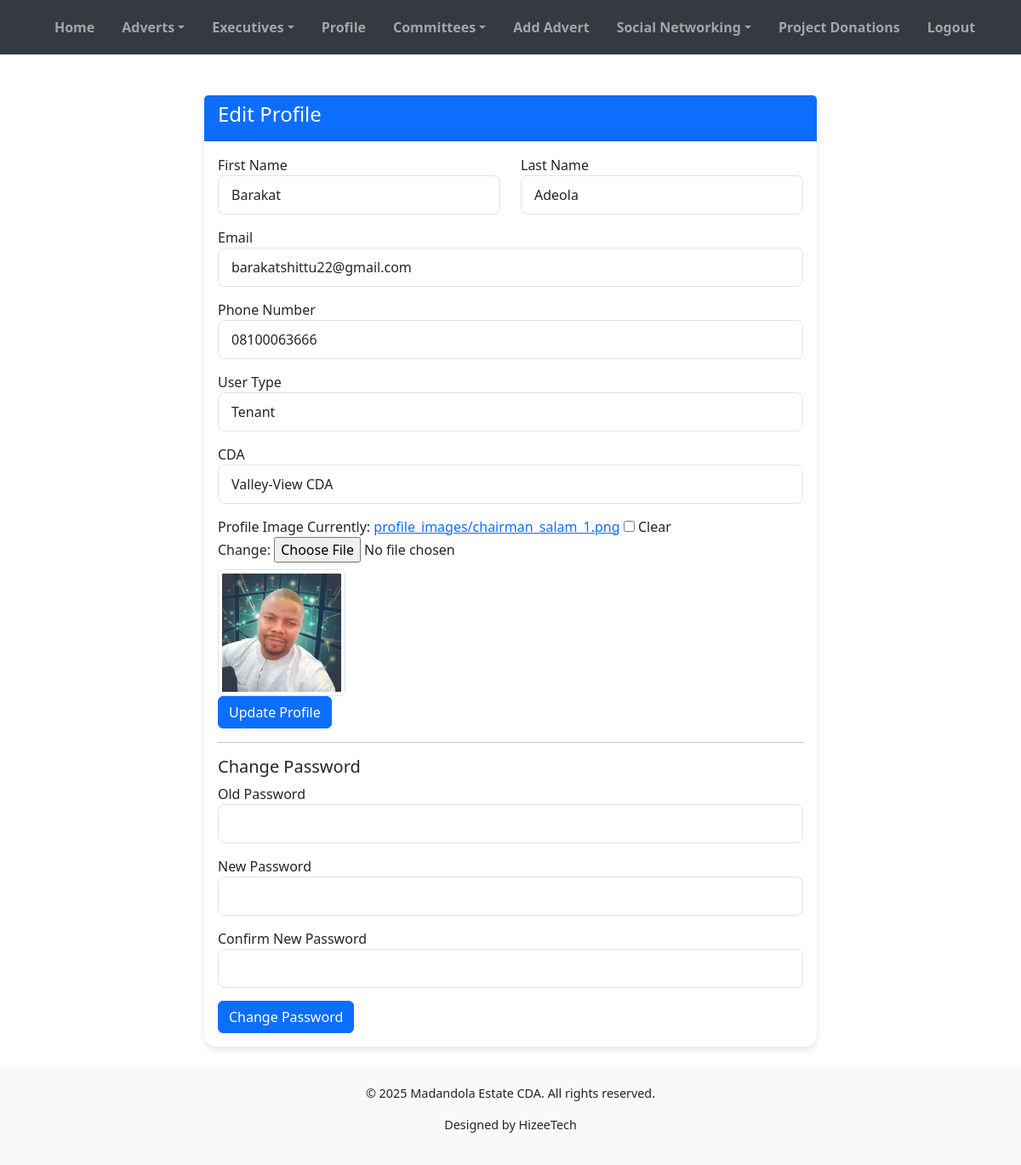
The app's page /profile/edit/ (signed in) with its own data.
### cda_app/models.py (models this page shows, shortened)
class CustomUser(AbstractUser):
    USER_TYPE_CHOICES = [
        ('landlord', 'Landlord'),
        ('tenant', 'Tenant'),
    ]
    phone_number = models.CharField(max_length=20, blank=True, null=True)
    user_type = models.CharField(max_length=10, choices=USER_TYPE_CHOICES, default='tenant')
    cda = models.CharField(max_length=100, blank=True, null=True)
    image = models.ImageField(upload_to='profile_images/', blank=True, null=True)
    is_approved = models.BooleanField(default=False)  # Add this field
    objects = UserManager()
    class Meta:
        verbose_name = 'User'
        verbose_name_plural = 'Users'

### cda_app/views.py (the view)
# urls.py: path('profile/edit/', views.edit_profile, name='edit_profile'),
@login_required
def edit_profile(request):
    if request.method == 'POST':
        if 'change_password' in request.POST:
            password_form = CustomPasswordChangeForm(request.user, request.POST)
            profile_form = CustomUserChangeForm(instance=request.user)
            if password_form.is_valid():
                password_form.save()
                messages.success(request, 'Your password was successfully updated!')
                return redirect('profile')
        else:
            profile_form = CustomUserChangeForm(request.POST, request.FILES, instance=request.user)
            password_form = CustomPasswordChangeForm(request.user)
            if profile_form.is_valid():
                profile_form.save()
                messages.success(request, 'Your profile was successfully updated!')
                return redirect('profile')
    else:
        profile_form = CustomUserChangeForm(instance=request.user)
        password_form = CustomPasswordChangeForm(request.user)
    return render(request, 'edit_profile.html', {
        'profile_form': profile_form,
        'password_form': password_form
    })

### cda_app/forms.py (shortened to what this page needs)
class CustomUserChangeForm(UserChangeForm):
    password = None  # Remove the password field from the form
    cda = forms.ModelChoiceField(
        queryset=CDA.objects.all(),
        required=False,
        widget=forms.Select(attrs={'class': 'form-control'})
    )
    class Meta:
        model = CustomUser
        fields = ('first_name', 'last_name', 'email', 'phone_number', 'user_type', 'cda', 'image')
        widgets = {
            'user_type': forms.Select(attrs={'class': 'form-control'}),
        }
    def __init__(self, *args, **kwargs):
        super().__init__(*args, **kwargs)
        if self.instance.cda:
            self.initial['cda'] = CDA.objects.filter(name=self.instance.cda).first()
        self.fields['image'].widget.attrs.update({'class': 'form-control-file'})
        self.fields['email'].widget.attrs.update({'class': 'form-control'})
        self.fields['first_name'].widget.attrs.update({'class': 'form-control'})
        self.fields['last_name'].widget.attrs.update({'class': 'form-control'})
        self.fields['phone_number'].widget.attrs.update({'class': 'form-control'})

class CustomPasswordChangeForm(PasswordChangeForm):
    def __init__(self, *args, **kwargs):
        super().__init__(*args, **kwargs)
        for field in self.fields:
            self.fields[field].widget.attrs.update({'class': 'form-control'})

### cda_app/context_processors.py (called while the page is built)
def committees(request):
    return {'committees': Committee.objects.all()}

def admin_counts(request):
    if request.user.is_authenticated and request.user.is_staff:
        return {
            'pending_users_count': User.objects.filter(is_active=False).count(),
            'pending_adverts_count': AdvertItem.objects.filter(is_approved=False).count(),
            'total_users_count': User.objects.count(),
        }
    return {}

### cda_app/models.py (called while the page is built)
    def __str__(self):
        return self.name

### templates/edit_profile.html (shortened to what this page needs)
{% extends 'base.html' %} {% block title %}Edit Profile{% endblock %} {% block content %}
<div class="container mt-4">
    <div class="row">
        <div class="col-md-8 offset-md-2">
            <div class="card">
                <div class="card-header bg-primary text-white">
                    <h4>Edit Profile</h4>
                </div>
                <div class="card-body">
                    <form method="post" enctype="multipart/form-data">
                        <div class="row">
                            <div class="col-md-6">
                                <div class="form-group">
                                    <label for="id_first_name">First Name</label> {{ profile_form.first_name }}
                                </div>
                            </div>
                            <div class="col-md-6">
                                <div class="form-group">
                                    <label for="id_last_name">Last Name</label> {{ profile_form.last_name }}
                                </div>
                            </div>
                        </div>
                        <div class="form-group">
                            <label for="id_email">Email</label> {{ profile_form.email }}
                        </div>
                        <div class="form-group">
                            <label for="id_phone_number">Phone Number</label> {{ profile_form.phone_number }}
                        </div>
                        <div class="form-group">
                            <label for="id_user_type">User Type</label> {{ profile_form.user_type }}
                        </div>
                        <div class="form-group">
                            <label for="id_cda">CDA</label> {{ profile_form.cda }}
                        </div>
                        <div class="form-group">
                            <label for="id_image">Profile Image</label> {{ profile_form.image }} {% if request.user.image %}
                            <div class="mt-2">
                                <img src="{{ request.user.image.url }}" class="img-thumbnail" style="max-width: 150px;">
                            </div>
                            {% endif %}
                        </div>
                        <button type="submit" class="btn btn-primary">Update Profile</button>
                    </form>
                    <hr>
                    <h5>Change Password</h5>
                    <form method="post">
                        <div class="form-group">
                            <label for="id_old_password">Old Password</label> {{ password_form.old_password }}
                        </div>
                        <div class="form-group">
                            <label for="id_new_password1">New Password</label> {{ password_form.new_password1 }}
                        </div>
                        <div class="form-group">
                            <label for="id_new_password2">Confirm New Password</label> {{ password_form.new_password2 }}
                        </div>
                        <button type="submit" class="btn btn-primary">Change Password</button>
                    </form>
                </div>
            </div>
        </div>
    </div>
</div>
{% endblock %}

### records on screen
CustomUser: first_name "Barakat", last_name "Adeola", email "barakatshittu22@gmail.com", phone_number "08100063666", user_type "Tenant", cda "Valley-View CDA", user.image (picture)
